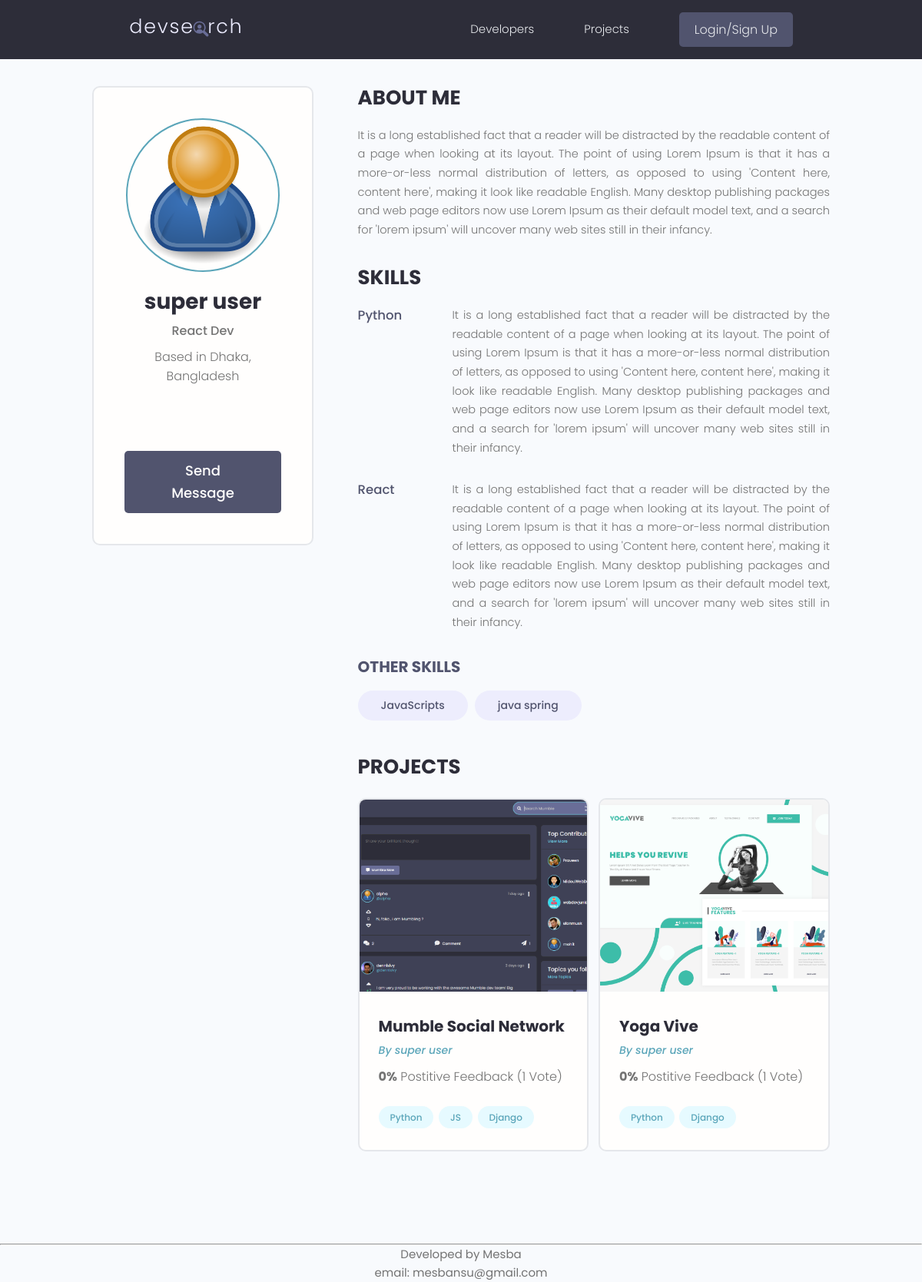
Screenshot of /profile/3a9700c2-bcd1-4ab8-9e30-b2ffc660446a/ with the database file from the repository.
### users/models.py (models this page shows, shortened)
class Profile(models.Model):
    user = models.OneToOneField(
        User, on_delete=models.CASCADE, null=True, blank=True)
    name = models.CharField(max_length=200, blank=True, null=True)
    email = models.EmailField(max_length=500, blank=True, null=True)
    username = models.CharField(max_length=200, blank=True, null=True)
    location = models.CharField(max_length=200, blank=True, null=True)
    short_intro = models.CharField(max_length=200, blank=True, null=True)
    bio = models.TextField(blank=True, null=True)
    profile_image = models.ImageField(
        null=True, blank=True, upload_to='profiles/', default="profiles/user-default.png")
    social_github = models.CharField(max_length=200, blank=True, null=True)
    social_twitter = models.CharField(max_length=200, blank=True, null=True)
    social_linkedin = models.CharField(max_length=200, blank=True, null=True)
    social_youtube = models.CharField(max_length=200, blank=True, null=True)
    social_website = models.CharField(max_length=200, blank=True, null=True)
    created = models.DateTimeField(auto_now_add=True)
    id = models.UUIDField(default=uuid.uuid4, unique=True,
                          primary_key=True, editable=False)
    class Meta:
        ordering = ['created']
    @property
    def imageURL(self):
        try:
            url = self.profile_image.url
        except:
            url = ''
        return url

class Skill(models.Model):
    owner = models.ForeignKey(
        Profile, on_delete=models.CASCADE, null=True, blank=True)
    name = models.CharField(max_length=200, blank=True, null=True)
    description = models.TextField(null=True, blank=True)
    created = models.DateTimeField(auto_now_add=True)
    id = models.UUIDField(default=uuid.uuid4, unique=True,
                          primary_key=True, editable=False)
    def __str__(self):
        return str(self.name)

### projects/models.py (models this page shows, shortened)
class Project(models.Model):
    owner = models.ForeignKey(
        Profile, null=True, blank=True, on_delete=models.CASCADE)
    title = models.CharField(max_length=200)
    description = models.TextField(null=True, blank=True)
    featured_image = models.ImageField(
        null=True, blank=True, default="default.jpg")
    demo_link = models.CharField(max_length=2000, null=True, blank=True)
    source_link = models.CharField(max_length=2000, null=True, blank=True)
    tags = models.ManyToManyField('Tag', blank=True)
    vote_total = models.IntegerField(default=0, null=True, blank=True)
    vote_ratio = models.IntegerField(default=0, null=True, blank=True)
    created = models.DateTimeField(auto_now_add=True)
    id = models.UUIDField(default=uuid.uuid4, unique=True,
                          primary_key=True, editable=False)
    class Meta:
        ordering = ['-vote_ratio', '-vote_total', 'title']
    @property
    def imageURL(self):
        try:
            url = self.featured_image.url
        except:
            url = ''
        return url

class Tag(models.Model):
    name = models.CharField(max_length=200)
    created = models.DateTimeField(auto_now_add=True)
    id = models.UUIDField(default=uuid.uuid4, unique=True,
                          primary_key=True, editable=False)
    def __str__(self):
        return self.name

### users/views.py (the view)
# urls.py: path('profile/<str:pk>/', views.userProfile, name="user-profile"),
def userProfile(request, pk):
    profile = Profile.objects.get(id=pk)
    topSkills = profile.skill_set.exclude(description__exact="")
    otherSkills = profile.skill_set.filter(description="")
    context = {'profile': profile, 'topSkills': topSkills,
               "otherSkills": otherSkills}
    return render(request, 'users/user-profile.html', context)

### users/templates/users/user-profile.html (shortened to what this page needs)
{% extends 'main.html' %}
{% block content %}
<main class="profile my-md">
    <div class="container">
        <div class="layout">
            <div class="column column--1of3">
                <div class="card text-center">
                    <div class="card__body dev">
                        <img class="avatar avatar--xl" src="{{ profile.imageURL }}" />
                        <h2 class="dev__name">{{profile.name}}</h2>
                        <p class="dev__title">{{profile.short_intro}}</p>
                        <p class="dev__location">Based in {{profile.location}}</p>
                        <ul class="dev__social">
                        </ul>
                        {% if request.user.profile.id != profile.id %}
                        <a href="{% url 'create-message' profile.id %}" class="btn btn--sub btn--lg">Send Message </a>
                        {% endif %}
                    </div>
                </div>
            </div>
            <div class="column column--2of3">
                <div class="devInfo">
                    <h3 class="devInfo__title">About Me</h3>
                    <p class="devInfo__about">{{profile.bio}}</p>
                </div>
                <div class="devInfo">
                    <h3 class="devInfo__title">Skills</h3>
                    <div class="devInfo__skills">
                        {% for skill in topSkills %}
                        <div class="devSkill">
                            <h4 class="devSkill__title">{{skill.name}}</h4>
                            <p class="devSkill__info">{{skill.description}}</p>
                        </div>
                        {% endfor %}
                        <h3 class="devInfo__subtitle">Other Skills</h3>
                        <div class="devInfo__otherSkills">
                            {% for skill in otherSkills %}
                            <span class="tag tag--pill tag--sub tag--lg">
                                <small>{{skill}}</small>
                            </span>
                            {% endfor %}
                        </div>
                    </div>
                </div>
                <div class="devInfo">
                    <h3 class="devInfo__title">Projects</h3>
                    <div class="grid grid--two">
                        {% for project in profile.project_set.all %}
                        <div class="column">
                            <div class="card project">
                                <a href="{% url 'project' project.id %}" class="project">
                                    <img class="project__thumbnail" src="{{project.imageURL}}"
                                        alt="project thumbnail" />
                                    <div class="card__body">
                                        <h3 class="project__title">{{project.title}}</h3>
                                        <p><a class="project__author"
                                                href="{% url 'user-profile' project.owner.id %}">By
                                                {{project.owner.name}}</a>
                                        </p>
                                        <p class="project--rating">
                                            <span style="font-weight: bold;">{{project.vote_ratio}}%</span> Postitive
                                            Feedback ({{project.vote_total}} Vote{{project.vote_total|pluralize:"s"}})
                                        </p>
                                        <div class="project__tags">
                                            {% for tag in project.tags.all %}
                                            <span class="tag tag--pill tag--main">
                                                <small>{{tag}}</small>
                                            </span>
                                            {% endfor %}
                                        </div>
                                    </div>
                                </a>
                            </div>
                        </div>
                        {% endfor %}
                    </div>
                </div>
            </div>
        </div>
    </div>
</main>
{% endblock content %}

### static/styles/app.css (style rules this page uses)
:root { --color-sub: #2d2d39; }
.btn--sub { background-color: var(--color-sub-light); }
.card { border: 2px solid var(--color-light); }
img { width: 100%; }
.profile .card > .dev { padding: 4rem; }
.dev__name { color: var(--color-sub); font-size: 2.8rem; font-weight: 700; margin-top: 1rem; margin-bottom: 0.5rem; }
.dev__title { font-size: 1.6rem; font-weight: 500; line-height: 1.3; }
.dev__location { margin-top: 1rem; }
.dev__social { margin: 3rem 0; list-style: none; display: flex; justify-content: center; gap: 1.5rem; }
.devInfo { margin-bottom: 3rem; }
.devInfo__title, .devInfo__subtitle { font-size: 2.6rem; color: var(--color-sub); text-transform: uppercase; font-weight: 700; margin-bottom: 1.5rem; }
.devInfo__subtitle { font-size: 2rem; color: var(--color-sub-light); }
.devInfo__about, .devSkill__info { font-size: 1.45rem; line-height: 1.7; text-align: justify; }
.devSkill { margin-bottom: 3rem; }
.devSkill__title { font-size: 1.65rem; font-weight: 500; color: var(--color-sub-light); }
@media screen and (min-width: 700px) { .devSkill { display: flex; justify-content: space-between; gap: 3rem; } }
@media screen and (min-width: 700px) { .devSkill__info { flex-basis: 80%; } }
.project__author { font-size: 1.4rem; font-style: italic; }
.project--rating { margin-bottom: 1.6em; margin-top: .5em; }
.project__thumbnail { height: 25rem; object-fit: cover; object-position: top center; }
.project__title { font-size: 2rem; font-weight: 700; color: var(--color-sub); }

### static/uikit/styles/modules/_variables.css (style rules this page uses)
:root { --color-main: #5aa5b9; --color-main-light: #e6faff; --color-sub: #3f4156; --color-sub-light: #51546e; --color-sub-lighter: #ededfd; --color-text: #737373; --color-gray: #8b8b8b; --color-light: #e5e7eb; --color-light-gray: #767676; --color-bg: #f8fafd; --color-white: #fffefd; --color-white-light: #f3f3f3; --color-success: #359e64; --color-success-bg: #def8e8; --color-error: #fc4b0b; --color-error-bg: #fff2ee; --font-base: 'Poppins', arial, helvetica, 'Segoe UI', roboto, ubuntu, sans-serif; --font-monospace: 'Fira Code', 'Courier New', courier, monospace; --font-regular: 300; --font-medium: 500; --font-bold: 700; --generic-shadow: 1px 1px 5px #00000010; --generic-transition: all 0.3s ease-in-out; }

### static/uikit/styles/modules/_base.css (style rules this page uses)
* { margin: 0; padding: 0; box-sizing: border-box; text-rendering: optimizeLegibility; color: inherit; font-size: inherit; }
html { font-size: 50%; }
@media only screen and (min-width: 480px) { html { font-size: 56.25%; } }
@media only screen and (min-width: 1200px) { html { font-size: 62.5%; } }
body { line-height: 1.6; font-weight: 400; font-size: 1.5rem; color: var(--color-text); background-color: var(--color-bg); min-height: 100vh; }

### static/uikit/styles/modules/_typography.css (style rules this page uses)
* { font-family: var(--font-base); }
h2 { font-size: 3.6rem; font-weight: var(--font-bold); }
h3 { font-size: 3.2rem; font-weight: var(--font-medium); }
h4 { font-size: 2.8rem; font-weight: var(--font-medium); }
p, span, strong { font-size: 1.6rem; color: var(--color-text); font-weight: var(--font-regular); }
a { padding-bottom: 2px; text-decoration: none; display: inline-block; color: var(--color-main); font-weight: var(--font-medium); }

### static/uikit/styles/modules/_utilities.css (style rules this page uses)
.container { width: 92%; max-width: 165rem; margin: 0 auto; box-sizing: border-box; }
@media screen and (min-width: 1000px) { .container { width: 90%; } }
@media screen and (min-width: 1200px) { .container { width: 80%; } }
.text-center { text-align: center; }
.my-md { margin: 3rem auto; }

### static/uikit/styles/modules/_avatar.css (style rules this page uses)
.avatar { border-radius: 50%; border: 2px solid var(--color-main); object-fit: cover; }
.avatar--xl { height: 20rem; width: 20rem; }

### static/uikit/styles/modules/_button.css (style rules this page uses)
.btn { display: inline-block; position: relative; cursor: pointer; background-color: var(--color-light); font-weight: var(--font-medium); color: var(--color-sub); text-decoration: none; padding: 1rem 2rem; border-radius: 0.5rem; border: none; width: -webkit-fit-content; width: -moz-fit-content; width: fit-content; height: -webkit-fit-content; height: -moz-fit-content; height: fit-content; font-size: 1.6rem; outline-width: 0; outline-color: transparent; -webkit-backface-visibility: hidden; backface-visibility: hidden; transition: all 0.3s ease-in-out; }
.btn--sub { background-color: var(--color-sub); color: var(--color-white); }
.btn--lg { font-size: 1.8rem; padding: 1.2rem 4.5rem; }

### static/uikit/styles/modules/_card.css (style rules this page uses)
.card { border-radius: 1rem; background-color: var(--color-white); border: 1.5px solid var(--color-light); width: auto; height: auto; margin-top: 0.5rem; margin-bottom: 0.5rem; overflow: hidden; }
.card__body, .card__header { padding: 2rem 2.5rem; }

### rows the page displays
Profile: imageURL (placeholder picture), name "super user", short_intro "React Dev", location "Dhaka, Bangladesh", bio "It is a long established fact that a reader will be distracted by the readable content of a page when looking at its layout. The point of using Lorem Ipsum is that it has a more-or-less normal distribution of letters, as opposed to using 'Content here, content here', making it look like readable English. Many desktop publishing packages and web page editors now use Lorem Ipsum as their default model text, and a search for 'lorem ipsum' will uncover many web sites still in their infancy."
Skill: name "Python", description "It is a long established fact that a reader will be distracted by the readable content of a page when looking at its layout. The point of using Lorem Ipsum is that it has a more-or-less normal distribution of letters, as opposed to using 'Content here, content here', making it look like readable English. Many desktop publishing packages and web page editors now use Lorem Ipsum as their default model text, and a search for 'lorem ipsum' will uncover many web sites still in their infancy."
Skill: name "React", description "It is a long established fact that a reader will be distracted by the readable content of a page when looking at its layout. The point of using Lorem Ipsum is that it has a more-or-less normal distribution of letters, as opposed to using 'Content here, content here', making it look like readable English. Many desktop publishing packages and web page editors now use Lorem Ipsum as their default model text, and a search for 'lorem ipsum' will uncover many web sites still in their infancy."
Skill: name "JavaScripts"
Skill: name "java spring"
Project: imageURL (picture), title "Mumble Social Network", owner.name "super user", vote_ratio "0", vote_total "1"
Tag: name "Python"
Tag: name "JS"
Tag: name "Django"
Project: imageURL (picture), title "Yoga Vive", owner.name "super user", vote_ratio "0", vote_total "1"
